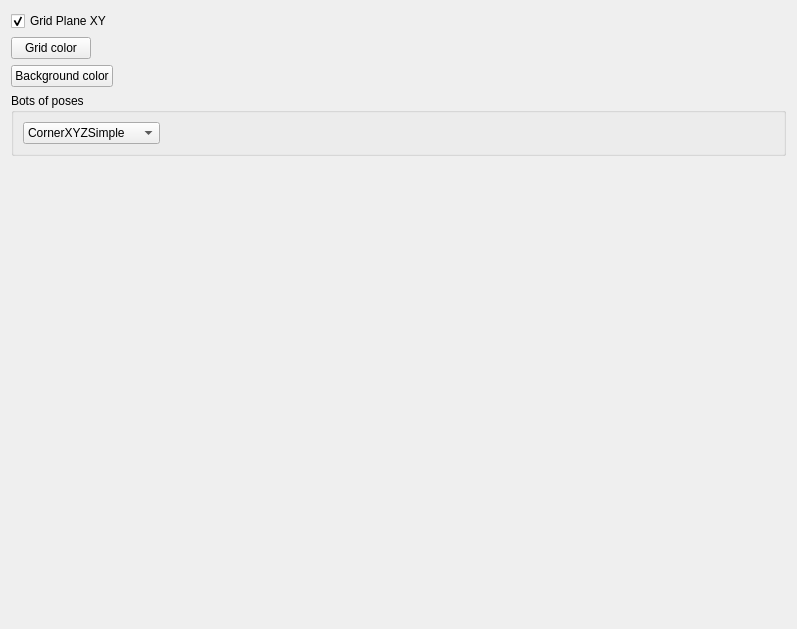
<?xml version="1.0" encoding="UTF-8"?>
<ui version="4.0">
 <class>CGeneralConfig</class>
 <widget class="QWidget" name="CGeneralConfig">
  <property name="geometry">
   <rect>
    <x>0</x>
    <y>0</y>
    <width>797</width>
    <height>629</height>
   </rect>
  </property>
  <property name="windowTitle">
   <string>Form</string>
  </property>
  <layout class="QVBoxLayout" name="verticalLayout_2">
   <item>
    <widget class="QCheckBox" name="m_enableGrid">
     <property name="text">
      <string>Grid Plane XY</string>
     </property>
     <property name="checked">
      <bool>true</bool>
     </property>
    </widget>
   </item>
   <item>
    <layout class="QHBoxLayout" name="horizontalLayout">
     <item>
      <widget class="QPushButton" name="m_gridColor">
       <property name="text">
        <string>Grid color</string>
       </property>
      </widget>
     </item>
     <item>
      <spacer name="horizontalSpacer">
       <property name="orientation">
        <enum>Qt::Horizontal</enum>
       </property>
       <property name="sizeHint" stdset="0">
        <size>
         <width>40</width>
         <height>20</height>
        </size>
       </property>
      </spacer>
     </item>
    </layout>
   </item>
   <item>
    <layout class="QHBoxLayout" name="horizontalLayout_2">
     <item>
      <widget class="QPushButton" name="m_backgroundColor">
       <property name="text">
        <string>Background color</string>
       </property>
      </widget>
     </item>
     <item>
      <spacer name="horizontalSpacer_2">
       <property name="orientation">
        <enum>Qt::Horizontal</enum>
       </property>
       <property name="sizeHint" stdset="0">
        <size>
         <width>40</width>
         <height>20</height>
        </size>
       </property>
      </spacer>
     </item>
    </layout>
   </item>
   <item>
    <widget class="QGroupBox" name="groupBox">
     <property name="title">
      <string>Вots of poses </string>
     </property>
     <layout class="QHBoxLayout" name="horizontalLayout_3">
      <item>
       <widget class="QComboBox" name="m_bots">
        <item>
         <property name="text">
          <string>CornerXYZSimple</string>
         </property>
        </item>
        <item>
         <property name="text">
          <string>CornerXYZ</string>
         </property>
        </item>
        <item>
         <property name="text">
          <string>RobotGiraff</string>
         </property>
        </item>
        <item>
         <property name="text">
          <string>RobotRhodon</string>
         </property>
        </item>
        <item>
         <property name="text">
          <string>RobotPioneer</string>
         </property>
        </item>
        <item>
         <property name="text">
          <string>BumblebeeCamera</string>
         </property>
        </item>
       </widget>
      </item>
      <item>
       <spacer name="horizontalSpacer_3">
        <property name="orientation">
         <enum>Qt::Horizontal</enum>
        </property>
        <property name="sizeHint" stdset="0">
         <size>
          <width>40</width>
          <height>20</height>
         </size>
        </property>
       </spacer>
      </item>
     </layout>
    </widget>
   </item>
   <item>
    <spacer name="verticalSpacer">
     <property name="orientation">
      <enum>Qt::Vertical</enum>
     </property>
     <property name="sizeHint" stdset="0">
      <size>
       <width>20</width>
       <height>40</height>
      </size>
     </property>
    </spacer>
   </item>
  </layout>
 </widget>
 <resources/>
 <connections/>
</ui>
